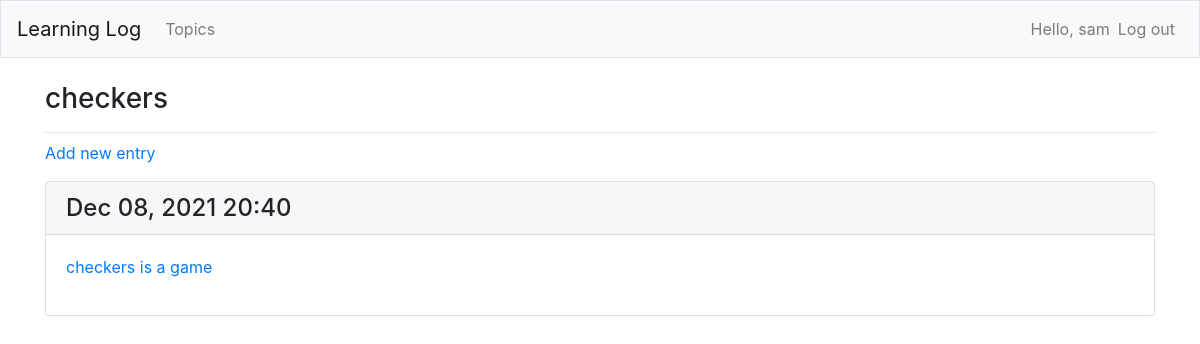
Page /topics/5/ (signed in) on the earlier database version.
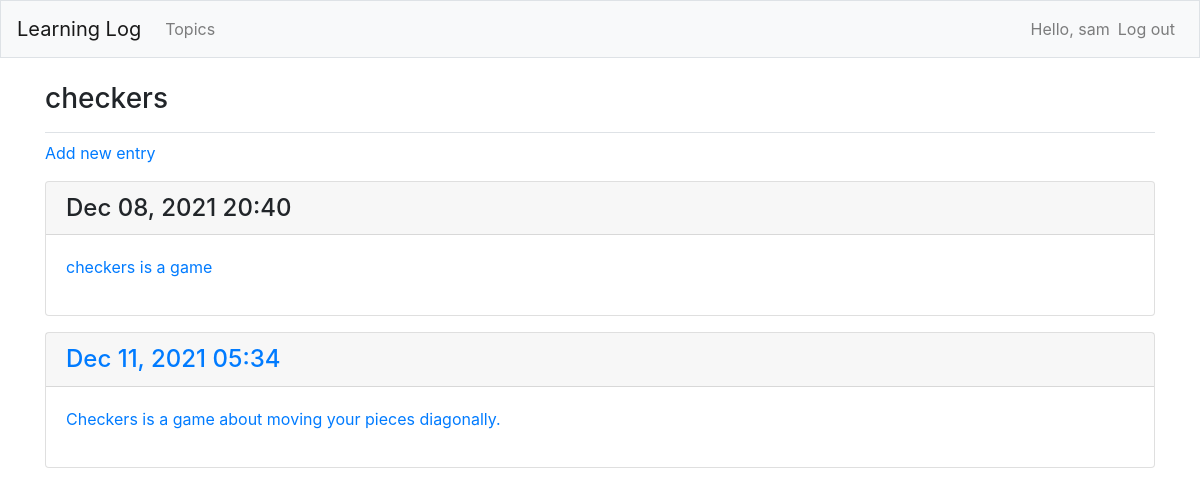
Same page on the later database version.
### MainApp/models.py (models this page shows, shortened)
class Topic(models.Model):
    text = models.CharField(max_length=200)
    date_added = models.DateTimeField(auto_now_add=True)
    owner = models.ForeignKey(User, on_delete=models.CASCADE)
    def __str__(self):
        return self.text

class Entry(models.Model):
    topic = models.ForeignKey(Topic, on_delete=models.CASCADE)
    text = models.TextField()
    date_added = models.DateTimeField(auto_now_add=True)
    class Meta:
        verbose_name_plural = 'entries'

### MainApp/views.py (the view)
# urls.py: path('topics/<int:topic_id>/', views.topic, name='topic'),
@login_required
def topic(request,topic_id):
    topic = Topic.objects.get(id=topic_id)
    if topic.owner != request.user:
        raise Http404
    entries = topic.entry_set.all()
    context = {'topic': topic, 'entries': entries}
    return render(request, 'MainApp/topic.html', context)

### MainApp/templates/mainapp/topic.html
{% extends "MainApp/base.html" %}
{% block page_header %}
    <h3>{{ topic }}</h3>
{% endblock page_header %}
{% block content %}
    <p>
        <a href="{% url 'MainApp:new_entry' topic.id %}">Add new entry</a>
    </p>
    {% for entry in entries %}
        <div class="card mb-3">
            <h4 class="card-header">
            {{ entry.date_added|date:'M d, Y H:i' }}
            <small><a href="{% url 'MainApp:edit_entry' entry.id %}"
                edit entry</a></small>
        </h4>
        <div class="card-body">
            {{ entry.text|linebreaks }}
        </div>
    </div>
{% empty %}
    <p>There are no entries for this topic yet.</p>
{% endfor %}
{% endblock content %}

### MainApp/templates/mainapp/base.html (shortened to what this page needs)
{% load bootstrap4 %}
<!doctype html>
<html lang="en">
<head>
    {% bootstrap_css %}
</head>
<body>
    <nav class="navbar navbar-expand-md navbar-light bg-light mb-4 border">
        <a class="navbar-brand" href={% url 'MainApp:index' %}>
            Learning Log</a>
        <div class="collapse navbar-collapse" id="navbarCollapse">
            <ul class="navbar-nav mr-auto">
                <li class="nav-item">
                    <a class="nav-link" href="{% url 'MainApp:topics' %}">
                        Topics</a></li>
            </ul>
            <ul class="navbar-nav ml-auto">
                {% if user.is_authenticated %}
                <li class="nav-item">
                    <span class="navbar-text">Hello, {{ user.username }}</span>
                </li>
                <li class="nav-item">
                    <a class="nav-link" href="{% url 'users:logout' %}">Log out</a>
                </li>
                {% else %}
                <li class="nav-item">
                    <a class="nav-link" href="{% url 'users:register' %}">Register</a>
                </li>
                <li class="nav-item">
                    <a class="nav-link" href="{% url 'users:login' %}">Log in</a></li>
                {% endif %}
            </ul>
        </div>
    </nav>
    <main role="main" class="container">
        <div class="pb-2 mb-2 border-bottom">
            {% block page_header %}{% endblock page_header %}
        </div>
        <div>
            {% block content %}{% endblock content %}
        </div>
    </main>
</body>
</html>

Differences in the rows shown:
added Entry: date_added "Dec 11, 2021 05:34", text "Checkers is a game about moving your pieces diagonally."
